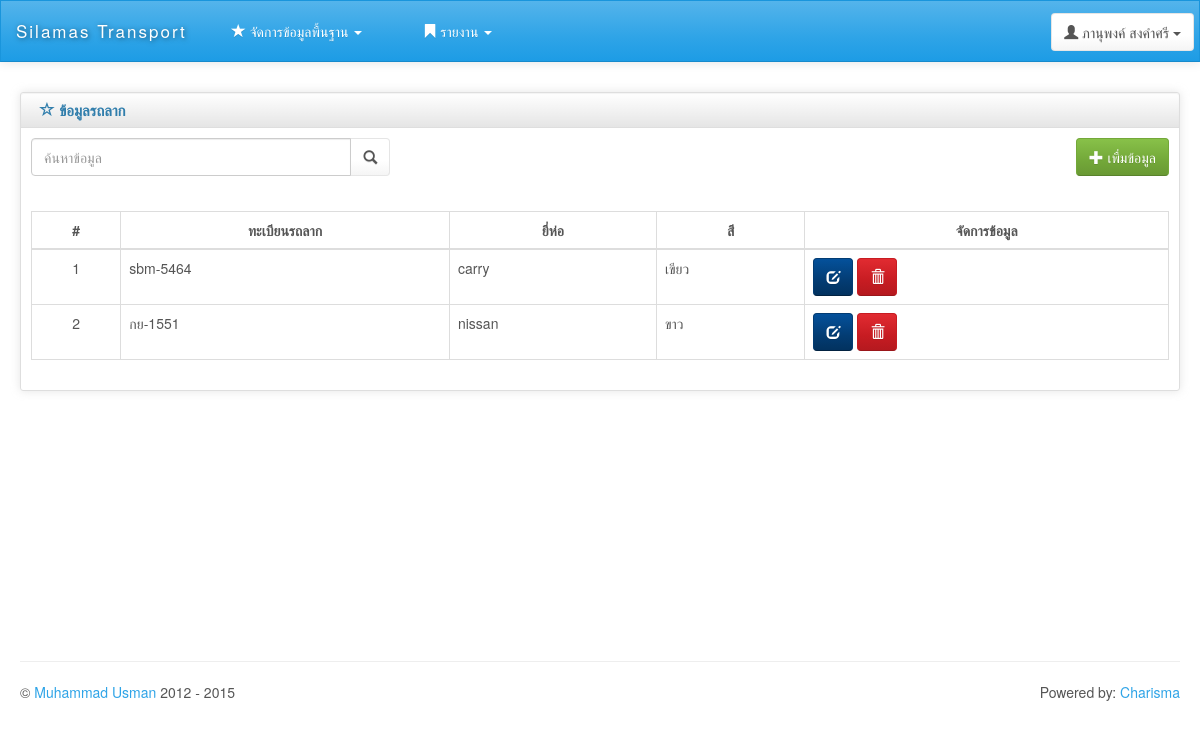
The app's page /car_list.php (signed in) with its own data.
### tables this page shows
CREATE TABLE `employee` (
  `Emp_id` char(10) NOT NULL,
  `Emp_card` varchar(13) DEFAULT NULL,
  `Emp_name` varchar(20) DEFAULT NULL,
  `Emp_sex` int(1) DEFAULT NULL,
  `Emp_tel` varchar(10) DEFAULT NULL,
  `Emp_pos` int(1) DEFAULT NULL,
  `Emp_user` varchar(20) DEFAULT NULL,
  `Emp_pass` varchar(10) DEFAULT NULL,
  `Car_id` varchar(10) DEFAULT NULL,
  PRIMARY KEY (`Emp_id`)
);

CREATE TABLE `car` (
  `Car_id` varchar(10) NOT NULL,
  `Car_brand` varchar(30) DEFAULT NULL,
  `Car_color` varchar(10) DEFAULT NULL,
  PRIMARY KEY (`Car_id`)
);

### car_list.php (the view)
<?php include "head.php"; ?>
<div class="row">
    <div class="box col-md-12">
        <div class="box-inner">
            <div class="box-header well" data-original-title="">
                <h2><i class="glyphicon glyphicon-star-empty"></i> ข้อมูลรถลาก</h2>
            </div>
            <div class="box-content">
                <div class="row">
                    <div class="col-md-4">
                        <form name="frmSearch" method="GET">
                            <div class="form-group input-group">
                                <input type="search" name="search" class="form-control" placeholder="ค้นหาข้อมูล">
                                <span class="input-group-btn">
                                    <button class="btn btn-default" type="submit"><span class="glyphicon glyphicon-search"></span></button>
                                </span>
                            </div>
                        </form>
                    </div>
                    <div class="col-md-8">
                        <div class="pull-right">
                            <a class="btn btn-success" href="car_view.php">
                                <i class="glyphicon glyphicon-plus "></i> เพื่มข้อมูล
                            </a>
                        </div>
                    </div>
                </div><br>
                <div class="row">
                    <div class="col-md-12">
                        <table class="table table-bordered">
                            <thead>
                                <tr>
                                    <th class="text-center">#</th>
                                    <th class="text-center">ทะเบียนรถลาก</th>
                                    <th class="text-center">ยี่ห่อ</th>
                                    <th class="text-center">สี</th>
                                    <th class="text-center">จัดการข้อมูล</th>
                                </tr>
                            </thead>
                            <tbody>
                                <?php
                                $n = 0;
                                $sql = "select * from Car where Car_id like '%".$_GET['search']."%' or Car_brand like '%".$_GET['search']."%' or Car_color like '%".$_GET['search']."%'  order by Car_id asc";
                                $query = mysqli_query($connect, $sql);
                                $num = mysqli_num_rows($query);
                                if ($num > 0) {
                                    while ($array = mysqli_fetch_array($query)) {
                                        $n++;
                                        ?>
                                        <tr>
                                            <td class="text-center"><?= $n; ?></td>
                                            <td><?= $array['Car_id'] ?></td>
                                            <td><?= $array['Car_brand'] ?></td>
                                            <td><?= $array['Car_color'] ?></td>
                                            <td class="center">
                                                <a class="btn btn-info" href="car_view.php?mode=edit&id=<?=$array['Car_id']?>">
                                                    <i class="glyphicon glyphicon-edit"></i>
                                                </a>
                                                <a class="btn btn-danger" href="car_save?mode=delete&id=<?=$array['Car_id']?>" onclick="return confirm('คุณต้องการลบข้อมูลนี่ ? ')">
                                                    <i class="glyphicon glyphicon-trash"></i>
                                                </a>
                                            </td>
                                        </tr>
                                        <?php
                                    }
                                } else {
                                    ?>
                                    <tr>
                                        <th style="text-align: center;" colspan="5"> ไม่พบข้อมูล</th>
                                    </tr>
                                    <?php
                                }
                                ?>
                            </tbody>
                        </table>
                    </div>
                </div>
            </div>
        </div>
    </div>
</div>
<?php include "footer.php"; ?>

### head.php (shortened to what this page needs)
<?php
include "config.php";
?>
<!DOCTYPE html>
<html lang="en">
<head>
    <link id="bs-css" href="css/bootstrap-cerulean.min.css" rel="stylesheet">
    <link href="css/charisma-app.css" rel="stylesheet">
    <link href='bower_components/fullcalendar/dist/fullcalendar.css' rel='stylesheet'>
    <link href='bower_components/fullcalendar/dist/fullcalendar.print.css' rel='stylesheet' media='print'>
    <link href='bower_components/chosen/chosen.min.css' rel='stylesheet'>
    <link href='bower_components/colorbox/example3/colorbox.css' rel='stylesheet'>
    <link href='bower_components/responsive-tables/responsive-tables.css' rel='stylesheet'>
    <link href='bower_components/bootstrap-tour/build/css/bootstrap-tour.min.css' rel='stylesheet'>
    <link href='css/jquery.noty.css' rel='stylesheet'>
    <link href='css/noty_theme_default.css' rel='stylesheet'>
    <link href='css/elfinder.min.css' rel='stylesheet'>
    <link href='css/elfinder.theme.css' rel='stylesheet'>
    <link href='css/jquery.iphone.toggle.css' rel='stylesheet'>
    <link href='css/uploadify.css' rel='stylesheet'>
    <link href='css/animate.min.css' rel='stylesheet'>
</head>
    <body>
<?php
$sql_login = "select * from Employee where Emp_id='".$_SESSION['ss_emp_id']."'";
$result_login = mysqli_query($connect, $sql_login);
$login = mysqli_fetch_array($result_login);
?>
<div class="navbar navbar-default" role="navigation">
    <div class="navbar-inner">
        <a class="navbar-brand" href="index.php">
            <span>Silamas Transport</span></a>
        <div class="btn-group pull-right">
            <button class="btn btn-default dropdown-toggle" data-toggle="dropdown">
                <i class="glyphicon glyphicon-user"></i><span class="hidden-sm hidden-xs"> <?=$login['Emp_name']?></span>
                <span class="caret"></span>
            </button>
        </div>
        <?php
        if($login['Emp_pos']=="0" or $login['Emp_pos']=="1" ){?>
        <ul class="collapse navbar-collapse nav navbar-nav top-menu">
            <li class="dropdown">
                <a href="#" data-toggle="dropdown"><i class="glyphicon glyphicon-star"></i> จัดการข้อมูลพื้นฐาน <span
                        class="caret"></span></a>
            </li>
        </ul>
        <?php } ?>
        <?php if($login['Emp_pos']=="0"){?>
        <ul class="collapse navbar-collapse nav navbar-nav top-menu">
            <li class="dropdown">
                <a href="#" data-toggle="dropdown"><i class="glyphicon glyphicon glyphicon-bookmark"></i> รายงาน <span
                        class="caret"></span></a>
            </li>
        </ul>
        <?php } ?>
    </div>
</div>
<div class="ch-container">
    <div class="row">
    <?php
    if($login['Emp_pos']=="2"){
        include "sidebar.php";
        $size="10";
    }else{
        $size="12";
    }
 ?>
    <div id="content" class="col-lg-<?=$size?> col-sm-<?=$size?>">

### css/charisma-app.css (style rules this page uses)
.ch-container { padding: 0 15px; }
.box { margin-top: 10px; margin-bottom: 10px; }
.box-inner { border: 1px solid #DEDEDE; border-radius: 3px; -webkit-border-radius: 3px; -moz-border-radius: 3px; box-shadow: 0 0 10px rgba(189, 189, 189, 0.4); -webkit-box-shadow: 0 0 10px rgba(189, 189, 189, 0.4); -moz-box-shadow: 0 0 10px rgba(189, 189, 189, 0.4); }
.box-header { border: none; padding-top: 5px; border-bottom: 1px solid #DEDEDE; border-radius: 3px 3px 0 0; -webkit-border-radius: 3px 3px 0 0; -moz-border-radius: 3px 3px 0 0; height: 35px; min-height: 35px !important; margin-bottom: 0; font-weight: bold; font-size: 16px; background: -moz-linear-gradient(top, rgba(255, 255, 255, 0) 0%, rgba(0, 0, 0, 0.1) 100%); background: -webkit-gradient(linear, left top, left bottom, color-stop(0%, rgba(255, 255, 255, 0)), color-stop(100%, rgba(0, 0, 0, 0.1))); background: -webkit-linear-gradient(top, rgba(255, 255, 255, 0) 0%, rgba(0, 0, 0, 0.1) 100%); background: -o-linear-gradient(top, rgba(255, 255, 255, 0) 0%, rgba(0, 0, 0, 0.1) 100%); background: -ms-linear-gradient(top, rgba(255, 255, 255, 0) 0%, rgba(0, 0, 0, 0.1) 100%); background: linear-gradient(to bottom, rgba(255, 255, 255, 0) 0%, rgba(0, 0, 0, 0.1) 100%); filter: progid:DXImageTransform.Microsoft.gradient(startColorstr='#00ffffff', endColorstr='#1a000000', GradientType=0); }
.box-header h2 { font-size: 15px; width: auto; clear: none; float: left; line-height: 25px; white-space: nowrap; font-weight: bold; margin-top: 0; margin-bottom: 0; }
.box-header h2 > i { margin-top: 1px; }
.box-content { padding: 10px; }
.navbar-brand { font-family: "Helvetica Neue",Helvetica,Arial,sans-serif; letter-spacing: 2px; text-shadow: 1px 1px 5px rgba(0, 0, 0, 0.5); font-size: 17px; }
.navbar-brand span { float: left; }
.navbar-inner { padding-top: 5px; padding-bottom: 5px; line-height: 30px; height: 60px; }
.navbar-inner .btn-group { margin: 7px 5px 0 5px; }
.pull-right { float: right !important; }
.navbar { border-radius: 0; }
@media only screen and (min-width: 980px) { a, button, input[type=submit], input[type=button], .product-img { -webkit-transition: .5s; -moz-transition: .5s; -ms-transition: .5s; -o-transition: .5s; transition: .5s; } }
@media only screen and (min-width: 980px) { .ch-container { padding: 0 20px; } }

### bower_components/responsive-tables/responsive-tables.css (style rules this page uses)
table th { font-weight: bold; }
table td, table th { padding: 9px 10px; text-align: left; }

### records on screen
employee: Emp_name "ภานุพงค์ สงคำศรี"
car: Car_id "sbm-5464", Car_brand "carry", Car_color "เขียว"
car: Car_id "กย-1551", Car_brand "nissan", Car_color "ขาว"
